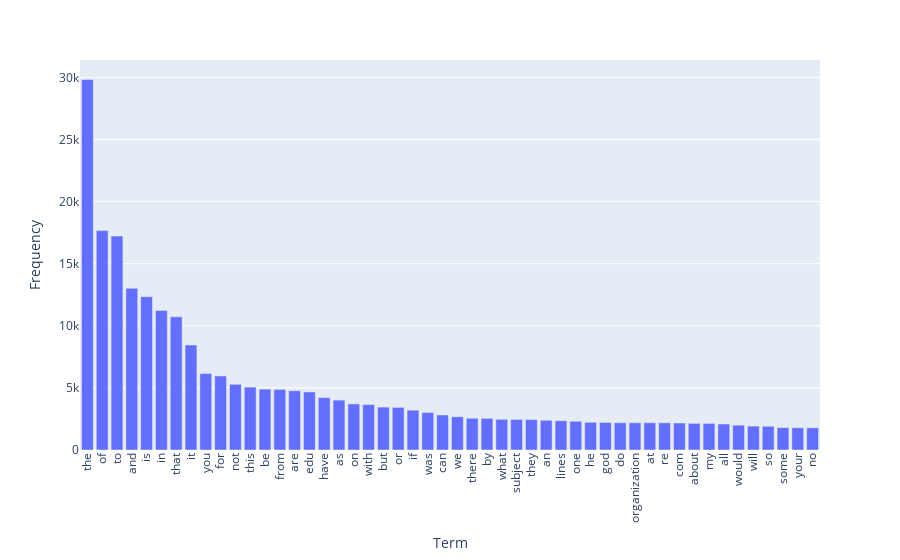

Notebook source saved alongside this figure:
### Code cell
#Exercise 13
#We can select the top 50 most frequently occurring words

#set the words df to select 
terms = count_vect.get_feature_names_out()
frequencies = term_frequencies  
df_plotly = pd.DataFrame({'Term': terms, 'Frequency': frequencies})

# select the top 50
df_top50 = df_plotly.sort_values(by='Frequency', ascending=False).head(50)

# show pic
fig = px.bar(df_top50, x='Term', y='Frequency', height=600)
fig.update_layout(xaxis_tickangle=-90)
fig.show()

### Figure 1 — Plotly figure (JSON) as saved in the notebook; plotly's stock layout.template omitted (floating-point values rounded to 4 significant figures)
{"data": [{"alignmentgroup": "True", "hovertemplate": "Term=%{x}<br>Frequency=%{y}<extra></extra>", "legendgroup": "", "marker": {"color": "#636efa", "pattern": {"shape": ""}}, "name": "", "offsetgroup": "", "orientation": "v", "showlegend": false, "textposition": "auto", "type": "bar", "x": ["the", "of", "to", "and", "is", "in", "that", "it", "you", "for", "not", "this", "be", "from", "are", "edu", "have", "as", "on", "with", "but", "or", "if", "was", "can", "we", "there", "by", "what", "subject", "they", "an", "lines", "one", "he", "god", "do", "organization", "at", "re", "com", "about", "my", "all", "would", "will", "so", "some", "your", "no"], "xaxis": "x", "y": [29825, 17660, 17222, 13017, 12343, 11226, 10723, 8447, 6157, 5962, 5285, 5063, 4898, 4877, 4769, 4675, 4218, 4015, 3709, 3655, 3453, 3432, 3208, 3020, 2818, 2674, 2556, 2548, 2472, 2464, 2448, 2393, 2353, 2312, 2232, 2216, 2193, 2192, 2191, 2186, 2172, 2148, 2143, 2093, 2000, 1925, 1912, 1802, 1793, 1791], "yaxis": "y"}], "layout": {"autosize": true, "barmode": "relative", "legend": {"tracegroupgap": 0}, "margin": {"t": 60}, "xaxis": {"anchor": "y", "autorange": true, "domain": [0, 1], "range": [-0.5, 49.5], "tickangle": -90, "title": {"text": "Term"}, "type": "category"}, "yaxis": {"anchor": "x", "autorange": true, "domain": [0, 1], "range": [0, 31390.0], "title": {"text": "Frequency"}, "type": "linear"}}}
